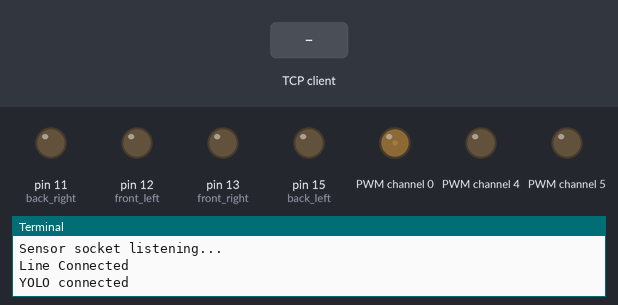
This program was run on a simulated Raspberry Pi (header pin numbers). On the bench: output pins drawn as LEDs (lit = HIGH), the last lines printed to the terminal. The inputs (shaded band) are chosen by the test bench. One TCP client connects 1 s after the port opens and stays connected; threads take turns every 2 ms.

Above: at 1.2 s.
1.3 s: the TCP client sends "0"
At 1.8 s:
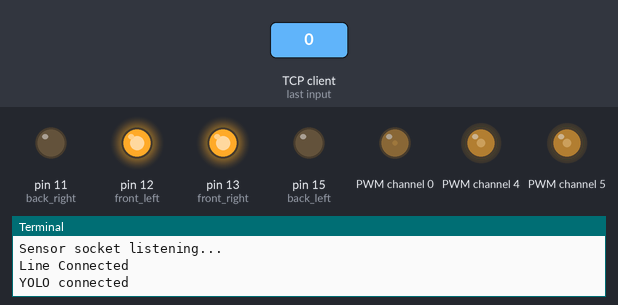
2.8 s: the TCP client sends "gogo"
At 4.0 s:
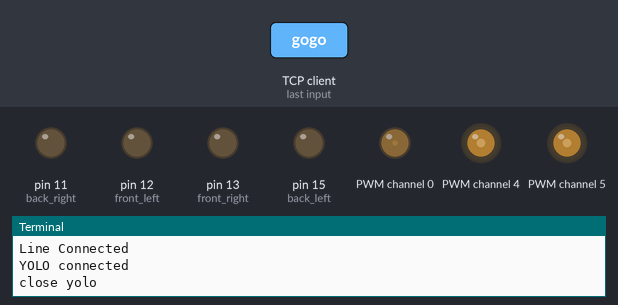
Timing chart, 0 to 5.8 s (numbered marks = the images above; inputs shaded):
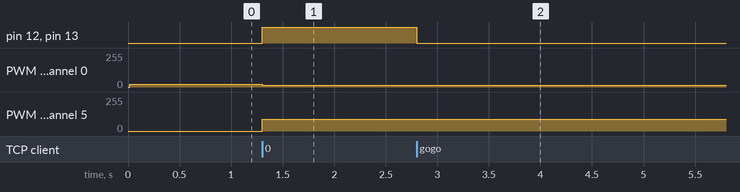

The program:

Control.py
```python
from __future__ import division
import Adafruit_PCA9685
import RPi.GPIO as GPIO
import socket, threading, time

ip = '192.168.43.160'

Encode = {'A' : 370, 'B' : 370, 'C' : 280, 'D' : 280, 'E' : 30}
        #    car    /   person /   red    /   green  /  stop_sign
pwm = Adafruit_PCA9685.PCA9685()
pwm.set_pwm_freq(50)

front_left = 12
front_right = 13
back_left = 15
back_right = 11

GPIO.setmode(GPIO.BOARD)
GPIO.setup(front_left, GPIO.OUT)
GPIO.setup(front_right, GPIO.OUT)
GPIO.setup(back_left, GPIO.OUT)
GPIO.setup(back_right, GPIO.OUT)
#390
CAR_CENTER = 405
CENTER = 307
center = CENTER
SPEED = 1300

CUR_SPEED = SPEED
pwm.set_pwm(0, 0, CENTER)

def straight(pwm=pwm, GPIO=GPIO, speed=CUR_SPEED, center=CENTER):
    pwm.set_pwm(0, 0, center)
    pwm.set_pwm(4, 0, speed)
    pwm.set_pwm(5, 0, speed)
    GPIO.output(front_left, GPIO.HIGH)
    GPIO.output(front_right, GPIO.HIGH)
    GPIO.output(back_left, GPIO.LOW)
    GPIO.output(back_right, GPIO.LOW)

def stop(pwm=pwm, GPIO=GPIO, speed=CUR_SPEED):
    pwm.set_pwm(4, 0, speed)
    pwm.set_pwm(5, 0, speed)
    GPIO.output(front_left, GPIO.HIGH)
    GPIO.output(front_right, GPIO.HIGH)
    GPIO.output(back_left, GPIO.LOW)
    GPIO.output(back_right, GPIO.LOW)

def left(pwm=pwm, GPIO=GPIO, speed=CUR_SPEED, center=CENTER, turn=100):
    pwm.set_pwm(0, 0, center + turn)  # 410
    pwm.set_pwm(4, 0, speed)
    pwm.set_pwm(5, 0, speed)
    GPIO.output(front_left, GPIO.HIGH)
    GPIO.output(front_right, GPIO.HIGH)
    GPIO.output(back_left, GPIO.LOW)
    GPIO.output(back_right, GPIO.LOW)

def right(pwm=pwm, GPIO=GPIO, speed=CUR_SPEED, center=CENTER, turn=100):
    pwm.set_pwm(0, 0, center - turn)  # 210
    pwm.set_pwm(4, 0, speed)
    pwm.set_pwm(5, 0, speed)
    GPIO.output(front_left, GPIO.HIGH)
    GPIO.output(front_right, GPIO.HIGH)
    GPIO.output(back_left, GPIO.LOW)
    GPIO.output(back_right, GPIO.LOW)

Object = False
Bus_stop = False
Obstacle = False
red_light = False

def from_line():
    global Object, Bus_stop, Obstacle, red_light
    sock = socket.socket(socket.AF_INET, socket.SOCK_STREAM)
    server_address = (ip, 3442)
    print("line socket listening...")
    sock.bind(server_address)
    sock.listen(1)

    try:
        client, address = sock.accept()
        print("Line Connected")
        while True:
            data = client.recv(4)
            if Object or Bus_stop or Obstacle or red_light:
                #print("stop")
                stop(speed=0)
                continue
            try:
                x_point = int(data)
            except:
                continue
            if x_point >= CAR_CENTER - 50 and x_point <= CAR_CENTER + 50:
                #print("straight : ", x_point)
                straight()
            elif CAR_CENTER >= x_point:
                k = int((CAR_CENTER - x_point) / 4)
                #print("left : ", x_point," -> ",k + CENTER)
                right(speed=CUR_SPEED + 100, turn=k)
            elif CAR_CENTER < x_point:
                k = int((x_point - CAR_CENTER) / 4)
                #print("right : ", x_point, " -> ", k + CENTER)
                left(speed=CUR_SPEED + 100, turn=k)
    except:
        print("close line")
        GPIO.cleanup()
        exit(0)


def from_YOLO():
    global Object, Bus_stop, Obstacle, CUR_SPEED, red_light
    sock = socket.socket(socket.AF_INET, socket.SOCK_STREAM)
    server_address = (ip, 3443)
    print("YOLO socket listening...")
    sock.bind(server_address)
    sock.listen(1)
    try:
        client, address = sock.accept()
        print("YOLO connected")
        while True:
            data = client.recv(4)
            if data == 'gogo':
                if not Bus_stop and not Obstacle:
                    print("Object : GO")
                    stop(speed=SPEED)
                    Object = False
                    red_light = False
                continue

            Type, ymax = data[0], int(data[1:])
            if Type == 0 or Type == None or Type == '0':
                continue

            if Encode[Type] < ymax:
                stop(speed=0)
                if Type == 'C':
                    red_light = True
                elif Type == 'D':
                    red_light = False
                else:
                    Object = True
                print("Object : Stop!!  ",Type)
            elif Encode[Type] - 80 >= ymax:
                CUR_SPEED = SPEED
                if Type == 'C':
                    red_light = False
                else:
                    Object = False
                print("Object : enough distance")
            else:
		CUR_SPEED = SPEED-200
                if Type == 'C':
                    red_light = False
                else:
                    Object = False
                #CUR_SPEED = Encode[Type] - ymax + 1200  #1100 is min-speed
                print("Object : Slow Down ",CUR_SPEED)

    except:
        print("close yolo")
        sock.close()
        GPIO.cleanup()
        exit(1)

def from_RFID():
    global Bus_stop, Obstacle
    sock = socket.socket(socket.AF_INET, socket.SOCK_STREAM)
    server_address = (ip, 3444)
    print("Sensor socket listening...")
    sock.bind(server_address)
    sock.listen(1)

    try:
        client, address = sock.accept()
        while True:
            data = client.recv(4)
            if data == "gogo" and not Obstacle:
                stop(speed=SPEED)
                Bus_stop = False
            elif data == "stop":
                stop(speed=0)
                Bus_stop = True
    except:
        print("close RFID")
        sock.close()
        GPIO.cleanup()
        exit(1)

def from_Ultra():
    global Obstacle, Bus_stop
    sock = socket.socket(socket.AF_INET, socket.SOCK_STREAM)
    server_address = (ip, 3445)
    print("Sensor socket listening...")
    sock.bind(server_address)
    sock.listen(1)

    try:
        client, address = sock.accept()
        while True:
            data = client.recv(4)
            if data == "gogo" and not Bus_stop:
                stop(speed=SPEED)
                Obstacle = False
            elif data == "stop":
                stop(speed=0)
                Obstacle = True
    except:
        print("close ultra")
        sock.close()
        GPIO.cleanup()
        exit(1)

LINE = threading.Thread(target=from_line)
DETECT = threading.Thread(target=from_YOLO)
RFID = threading.Thread(target=from_RFID)
ULTRA = threading.Thread(target=from_Ultra)

LINE.start()
DETECT.start()
RFID.start()
ULTRA.start()

LINE.join()
DETECT.join()
RFID.join()
ULTRA.join()

pwm.set_pwm(0, 0, 0)
GPIO.cleanup()
```

Measured:
- after the input at 1.3 s, pin 12 (front_left), pin 13 (front_right): LOW → HIGH at once; PWM channel 0: 19/255 → 13/255 at once; PWM channel 4, PWM channel 5: 0/255 → 87/255 at once
- after the input at 2.8 s, pin 12 (front_left), pin 13 (front_right): HIGH → LOW at once
